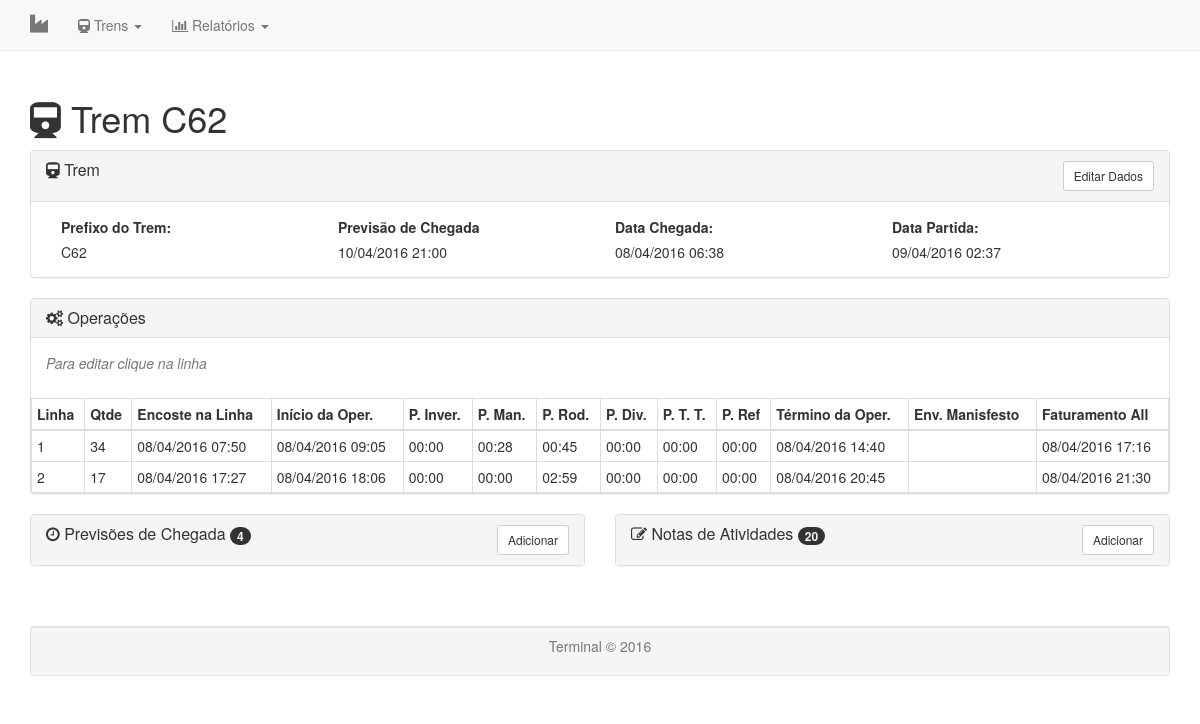
/trens/trem/59, run on the app's committed database.
### tables this page shows
CREATE TABLE IF NOT EXISTS `tb_trem` (
  `idtrem` int(11) NOT NULL,
  `prefixo_trem` varchar(3) NOT NULL,
  `chegada_trem` datetime DEFAULT NULL,
  `partida_trem` datetime DEFAULT NULL
);

CREATE TABLE IF NOT EXISTS `tb_previsao` (
  `idprevisao` int(11) NOT NULL,
  `idtrem` int(10) NOT NULL,
  `criacao_previsao` datetime NOT NULL,
  `data_previsao` datetime NOT NULL,
  `motivo_previsao` text NOT NULL
);

CREATE TABLE IF NOT EXISTS `tb_operacao` (
  `idoperacao` int(11) NOT NULL,
  `idtrem` int(10) NOT NULL,
  `numero_linha` int(1) NOT NULL,
  `qtd_vagoes` int(3) DEFAULT NULL,
  `encoste_linha` datetime DEFAULT NULL,
  `inicio_operacao` datetime DEFAULT NULL,
  `parada_inversao` time DEFAULT NULL,
  `parada_manobras` time DEFAULT NULL,
  `parada_rodoviaria` time DEFAULT NULL,
  `parada_diversos` time DEFAULT NULL,
  `parada_troca_turno` time DEFAULT NULL,
  `parada_refeicao` time DEFAULT NULL,
  `termino_operacao` datetime DEFAULT NULL,
  `envio_manisfesto` datetime DEFAULT NULL,
  `faturamento_all` datetime DEFAULT NULL
);

### application/controllers/Trens.php (called while the page is built, shortened)
<?php
class Trens extends CI_Controller {
  public function __construct(){
    $this->load->model("Trem_Model");
  }
  public function trem($id){
    $dados = array();
    $trem = $this->Trem_Model->find($id);
    if($trem){
      $this->load->model("Previsao_Model");
      $previsoes = $this->Previsao_Model->all("idtrem = ".$trem["idtrem"],null);
      $this->load->model("Nota_Model");
      $notas = $this->Nota_Model->all("idtrem = ".$trem["idtrem"],null);
      $this->load->model("Operacao_Model");
      $operacoes = $this->Operacao_Model->all("idtrem = ".$trem["idtrem"],null);
      $dados = array(
        "main" => array("name" => "Trem ".$trem["prefixo_trem"],"icon" => "fa fa-train"),
        "trem" => $trem,
        "previsoes" => $previsoes,
        "notas" => $notas,
        "operacoes" => $operacoes
      );
      $this->load->view('trens/trem',$dados);
    }else{
      $dados["heading"] = "Registro Inexistente.";
      $dados["message"] = "Este registro não se encontra em nossa base de dados!";
      $this->load->view('errors/cli/error_404',$dados);
    }
  }
}

### index.php (called while the page is built, shortened)
<?php
require_once BASEPATH.'core/CodeIgniter.php';

### application/models/Trem_Model.php (called while the page is built, shortened)
<?php
class Trem_Model extends CI_Model {
	private $table = "tb_trem";
	public function all($where,$joins){
		$this->db->select("*");
		$this->db->from($this->table);
		if(!is_null($where) ) $this->db->where($where);
		$query = $this->db->get();
		if($query->num_rows()){
			return $query->result_array();
		}else{
			return false;
		}
	}
	public function find($id){
		$where = "idtrem = ".$id;
		$trens = $this->all($where,null);
		if($trens){
			return $trens[0];
		}else{
			return false;
		}
	}
}

### application/models/Previsao_Model.php (called while the page is built, shortened)
<?php
class Previsao_Model extends CI_Model {
	private $table = "tb_previsao";
	public function all($where,$joins){
		$this->db->select("*");
		$this->db->from($this->table);
		if(!is_null($where) ) $this->db->where($where);
		$query = $this->db->get();
		if($query->num_rows()){
			return $query->result_array();
		}else{
			return false;
		}
	}
}

### application/models/Operacao_Model.php (called while the page is built, shortened)
<?php
class Operacao_Model extends CI_Model {
	private $table = "tb_operacao";
	public function all($where,$joins){
		$this->db->select("*");
		$this->db->from($this->table);
		if(!is_null($where) ) $this->db->where($where);
		$query = $this->db->get();
		if($query->num_rows()){
			return $query->result_array();
		}else{
			return false;
		}
	}
}

### application/models/Nota_Model.php (called while the page is built, shortened)
<?php
class Nota_Model extends CI_Model {
	private $table = "tb_nota";
	public function all($where,$joins){
		$this->db->select("*");
		$this->db->from($this->table);
		if(!is_null($where) ) $this->db->where($where);
		$query = $this->db->get();
		if($query->num_rows()){
			return $query->result_array();
		}else{
			return false;
		}
	}
}

### application/views/trens/trem.php (the view, shortened to what this page needs)
<!DOCTYPE html PUBLIC "-//W3C//DTD XHTML 1.0 Transitional//EN" "http://www.w3.org/TR/xhtml1/DTD/xhtml1-transitional.dtd">
<html xmlns="http://www.w3.org/1999/xhtml">
<head>
	<link rel="stylesheet" href="<?php echo base_url('assets/data-table/css/jquery.dataTables.css')?>"/>
	<link rel="stylesheet" href="<?php echo base_url('assets/data-table/css/dataTables.bootstrap.css')?>"/>
</head>
<body>
	<div class="container">
		<div class="row">
			<div class="col-sm-12">
				<h1><i class="<?=$main['icon']?>"></i> <?=$main['name']?></h1>
			</div>
		</div>
		<div class="row">
			<div class="col-sm-12">
			</div>
		</div>
		<div class="row">
			<div class="col-sm-12">
				<div class="panel panel-default">
					<div class="panel-heading">
						<div class="row">
								<div class="col-sm-6">
									<h4 class="panel-title">
									<a class="collapsed" role="button" data-toggle="collapse" data-parent="#accordion1" href="#collapseOperacoes" aria-expanded="false" aria-controls="collapseOperacoes">
									  <i class="fa fa-train"></i> Trem
									</a>
									</h4>
								</div>
								<div class="col-sm-6">
									<button type="button" class="btn btn-default btn-sm pull-right" data-toggle="modal" data-target="#modal_edit_trem">Editar Dados</button>
								</div>
							</div>
					</div>
					<div class="panel-body">
						<div class="col-sm-3">
							<label>Prefixo do Trem:</label></br>
							<span><?=$trem["prefixo_trem"]?></span>
						</div>
						<div class="col-sm-3">
							<label>Previsão de Chegada</label><br/>
						 	<span><?= $previsoes && count($previsoes) > 0?date("d/m/Y H:i",strtotime($previsoes[count($previsoes)-1]["data_previsao"])):""?></span>
						</div>
						<div class="col-sm-3">
							<label>Data Chegada:</label><br/>
							<?=is_null($trem["chegada_trem"])?"<h4><span class='label label-danger'>Aguardando</span></h4>":date("d/m/Y H:i",strtotime($trem["chegada_trem"]))?>
						</div>
						<div class="col-sm-3">
							<label>Data Partida:</label><br/>
							<?=is_null($trem["partida_trem"])?"<h4><span class='label label-danger'>Aguardando</span></h4>":date("d/m/Y H:i",strtotime($trem["partida_trem"]))?>
						</div>
					</div>
				</div>
			</div>
		</div>
		<div class="row">
			<div class="col-sm-12">
				<div class="panel-group" id="accordion1" role="tablist" aria-multiselectable="true">
				  	<div class="panel panel-default">
						<div class="panel-heading" role="tab" id="headingOperacoes">
							<div class="row">
								<div class="col-sm-6">
									<h4 class="panel-title">
									<a class="collapsed" role="button" data-toggle="collapse" data-parent="#accordion1" href="#collapseOperacoes" aria-expanded="false" aria-controls="collapseOperacoes">
									  <i class="fa fa-cogs"></i> Operações
									</a>
									</h4>
								</div>
							</div>
						</div>
						<div id="collapseOperacoes" class="panel-collapse collapse in" role="tabpanel" aria-labelledby="headingOperacoes">
							<div class="panel-body">
									<p class="text-muted"><i>Para editar clique na linha</i></p>
							</div>
							<?php if(count($operacoes) > 0): ?>
								<table class="table table-hover table-condensed table-bordered">
									<thead>
										<tr>
											<th>Linha</th>
											<th>Qtde</th>
											<th title="Encoste na Linha">Encoste na Linha</th>
											<th title="Início da Operação">Início da Oper.</th>
											<th title="Parada Inversão">P. Inver.</th>
											<th title="Parada Manobras">P. Man.</th>
											<th title="Parada Rodoviária">P. Rod.</th>
											<th title="Parada Diversos">P. Div.</th>
											<th title="Parada Troca de Turno">P. T. T.</th>
											<th title="Parada Refições">P. Ref</th>
											<th title="Término da Operação">Término da Oper.</th>
											<th title="Envio Manifesto">Env. Manisfesto</th>
											<th title="Faturamento All">Faturamento All</th>
										</tr>
									</thead>
									<tbody>
										<?php foreach ($operacoes as $operacao): ?>
											<tr>
												<td><?= $operacao['numero_linha']?></td>
												<td><?= $operacao['qtd_vagoes']?></td>
												<td><?= is_null($operacao['encoste_linha'])?"":date("d/m/Y H:i",strtotime($operacao['encoste_linha']))?></td>
												<td><?= is_null($operacao['inicio_operacao'])?"":date("d/m/Y H:i",strtotime($operacao['inicio_operacao']))?></td>
												<td><?= is_null($operacao['parada_inversao'])?"":date("H:i",strtotime($operacao['parada_inversao']))?></td>
												<td><?= is_null($operacao['parada_manobras'])?"":date("H:i",strtotime($operacao['parada_manobras']))?></td>
												<td><?= is_null($operacao['parada_rodoviaria'])?"":date("H:i",strtotime($operacao['parada_rodoviaria']))?></td>
												<td><?= is_null($operacao['parada_diversos'])?"":date("H:i",strtotime($operacao['parada_diversos']))?></td>
												<td><?= is_null($operacao['parada_troca_turno'])?"":date("H:i",strtotime($operacao['parada_troca_turno']))?></td>
												<td><?= is_null($operacao['parada_refeicao'])?"":date("H:i",strtotime($operacao['parada_refeicao']))?></td>
												<td><?= is_null($operacao['termino_operacao'])?"":date("d/m/Y H:i",strtotime($operacao['termino_operacao']))?></td>
												<td><?= is_null($operacao['envio_manifesto'])?"":date("d/m/Y H:i",strtotime($operacao['envio_manifesto']))?></td>
												<td><?= is_null($operacao['faturamento_all'])?"":date("d/m/Y H:i",strtotime($operacao['faturamento_all']))?></td>
											</tr>
										<?php endforeach; ?>
									</tbody>
								</table>
							<?php else: ?>
								<p>Não há operações lançadas</p>
							<?php endif; ?>
						</div>
					</div>
				</div>
			</div>
		</div>
		<div class="row">
			<div class="col-sm-6">
				<div class="panel-group" id="accordion2" role="tablist" aria-multiselectable="true">
					<div class="panel panel-default">
						<div class="panel-heading" role="tab" id="headingPrevisao">
							<div class="row">
								<div class="col-sm-6">
									<h4 class="panel-title">
										<a role="button" data-toggle="collapse" data-parent="#accordion2" href="#collapsePrevisao" aria-expanded="true" aria-controls="collapsePrevisao">
										  <i class="fa fa-clock-o"></i> Previsões de Chegada <span class="badge"><?=$previsoes?count($previsoes):0?></span>
										</a>
									</h4>
								</div>
								<div class="col-sm-6">
									<button type="button" class="btn btn-default btn-sm pull-right" data-toggle="modal" data-target="#modal_add_previsao">Adicionar</button>
								</div>
							</div>
						</div>
					</div>
				</div>
			</div>
			<div class="col-sm-6">
				<div class="panel-group" id="accordion3" role="tablist" aria-multiselectable="true">
					<div class="panel panel-default">
						<div class="panel-heading" role="tab" id="headingNota">
							<div class="row">
								<div class="col-sm-6">
									<h4 class="panel-title">
									<a class="collapsed" role="button" data-toggle="collapse" data-parent="#accordion3" href="#collapseNota" aria-expanded="false" aria-controls="collapseNota">
									  <i class="fa fa-pencil-square-o"></i> Notas de Atividades <span class="badge"><?=$notas?count($notas):0?></span>
									</a>
									</h4>
								</div>
								<div class="col-sm-6">
									<button type="button" data-toggle="modal" data-target="#modal_add_nota" class="btn btn-default btn-sm pull-right" role="button">Adicionar</button>
								</div>
							</div>
						</div>
					</div>
				</div>
			</div>
		</div>
	</div>
</body>
</html>

### data on the page
tb_trem: prefixo_trem "C62", chegada_trem "08/04/2016 06:38", partida_trem "09/04/2016 02:37"
tb_previsao: data_previsao "10/04/2016 21:00"
tb_operacao: numero_linha "1", qtd_vagoes "34", encoste_linha "08/04/2016 07:50", inicio_operacao "08/04/2016 09:05", parada_inversao "00:00", parada_manobras "00:28", parada_rodoviaria "00:45", parada_diversos "00:00", parada_troca_turno "00:00", parada_refeicao "00:00", termino_operacao "08/04/2016 14:40", faturamento_all "08/04/2016 17:16"
tb_operacao: numero_linha "2", qtd_vagoes "17", encoste_linha "08/04/2016 17:27", inicio_operacao "08/04/2016 18:06", parada_inversao "00:00", parada_manobras "00:00", parada_rodoviaria "02:59", parada_diversos "00:00", parada_troca_turno "00:00", parada_refeicao "00:00", termino_operacao "08/04/2016 20:45", faturamento_all "08/04/2016 21:30"

### other printed values
$main['name'] "Trem C62"
count($previsoes) "4"
count($notas) "20"
